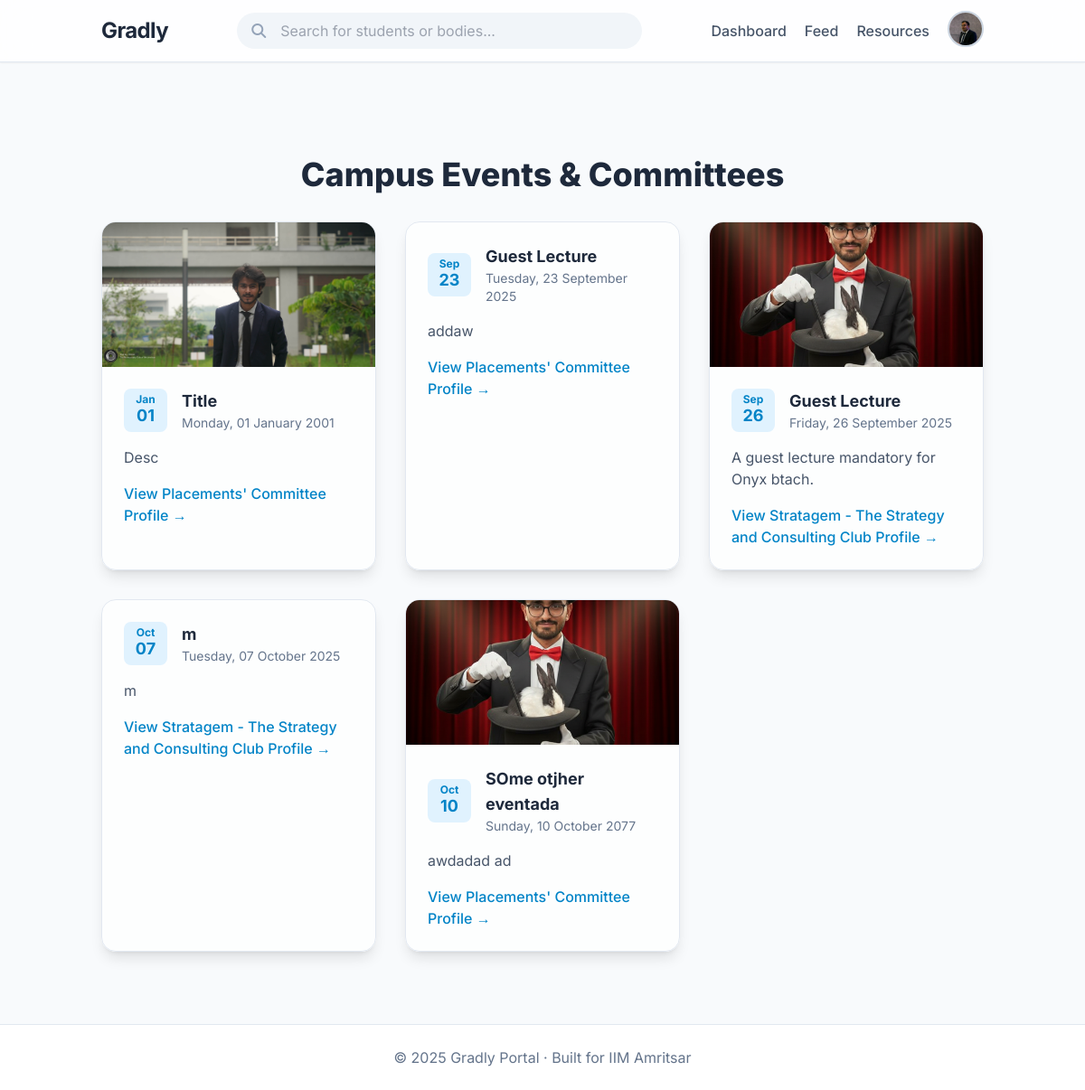
The app's page /events (signed in), older data.
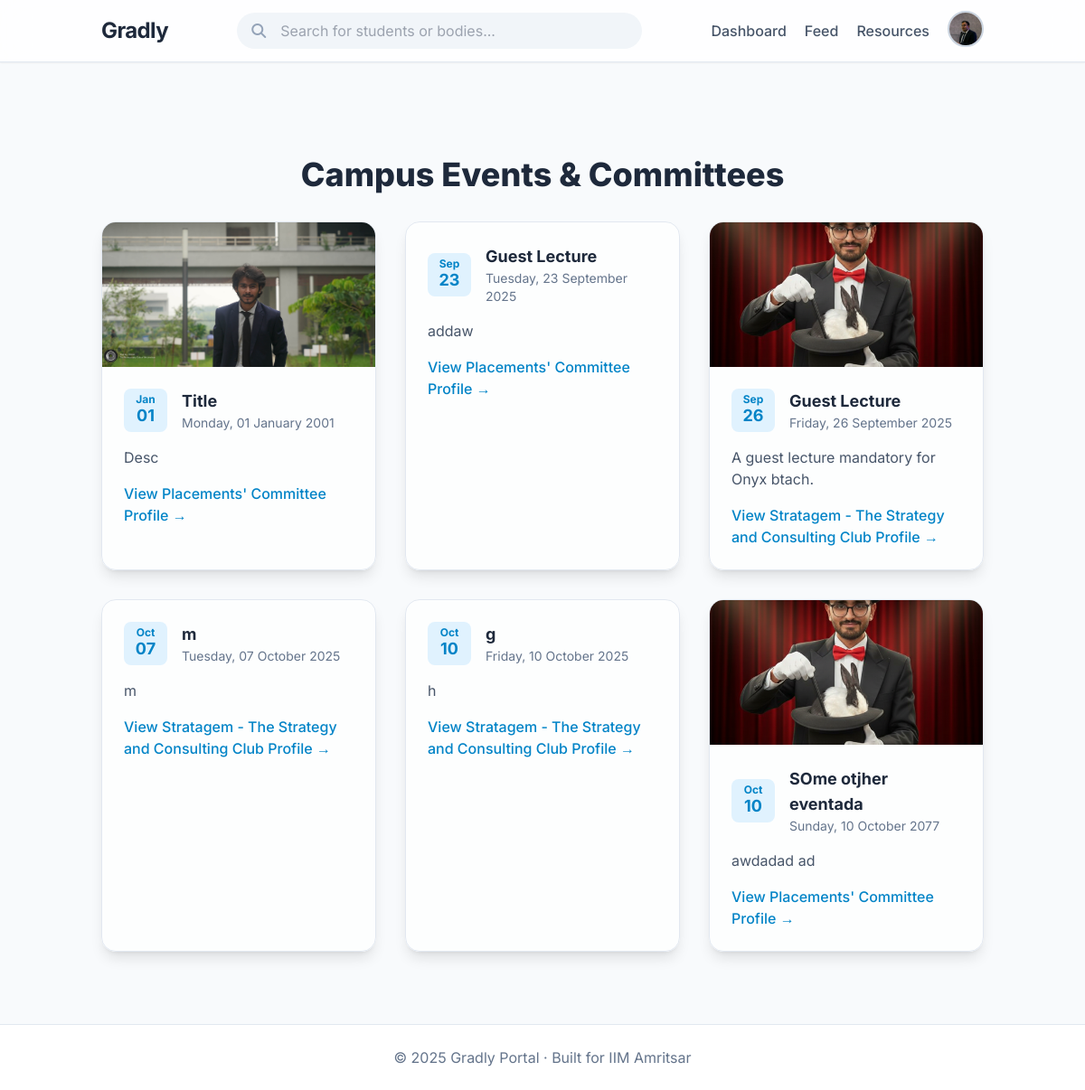
The same page, newer data.
### models.py (models this page shows, shortened)
class User(db.Model, UserMixin):
    id = db.Column(db.String(15), primary_key=True)
    name = db.Column(db.String(100), nullable=False)
    email = db.Column(db.String(120), unique=True, nullable=False)
    password = db.Column(db.String(200), nullable=False)
    cgpa = db.Column(db.Float, nullable=True)
    resume = db.Column(db.String(200), nullable=True)
    phone = db.Column(db.String(20), nullable=True)
    profile_pic = db.Column(db.String(200), nullable=True)
    show_email = db.Column(db.Boolean, default=True)
    show_phone = db.Column(db.Boolean, default=True)
    show_cgpa = db.Column(db.Boolean, default=True)
    work_experiences = db.relationship('WorkExperience', backref='user', lazy=True)
    internships = db.relationship('Internship', backref='user', lazy=True)
    certifications = db.relationship('Certification', backref='user', lazy=True)
    skills = db.relationship('Skill', backref='user', lazy=True)
    hobbies = db.relationship('Hobby', backref='user', lazy=True)
    comments = db.relationship("PostComment", backref="author", lazy=True, cascade="all, delete-orphan")
    votes = db.relationship("PostVote", backref="voter", lazy=True, cascade="all, delete-orphan")
    @property
    def user_type(self):
        return "student"

class BodyEvent(db.Model):
    id = db.Column(db.Integer, primary_key=True)
    title = db.Column(db.String(250), nullable=False)
    description = db.Column(db.Text, nullable=True)
    poster = db.Column(db.String(200), nullable=True)  # path in static/uploads/
    date = db.Column(db.DateTime, default=datetime.utcnow)
    body_id = db.Column(db.Integer, db.ForeignKey('student_body.id'), nullable=False)

class StudentBody(db.Model, UserMixin):
    id = db.Column(db.Integer, primary_key=True)
    name = db.Column(db.String(200), nullable=False)
    email = db.Column(db.String(200), unique=True, nullable=False)
    body_type = db.Column(db.String(100), nullable=True)
    description = db.Column(db.Text, nullable=True)
    password = db.Column(db.String(200), nullable=False)
    logo = db.Column(db.String(200), nullable=True)
    posts = db.relationship("StudentBodyPost", backref="student_body", lazy=True, cascade="all, delete-orphan")
    events = db.relationship("BodyEvent", backref="body", lazy=True, cascade="all, delete-orphan")

### routes/events.py (the view)
@events_bp.route('/events')
@login_required
def view_events():
    events = BodyEvent.query.order_by(BodyEvent.date.asc()).all()
    return render_template('view_events.html', events=events)

### app.py (called while the page is built)
@login_manager.user_loader
def load_user(user_id):
    if user_id.startswith("U_"):
        roll = user_id.split("_", 1)[1]   # keep string as-is
        return User.query.get(roll)
    elif user_id.startswith("B_"):
        body_id = user_id.split("_", 1)[1]
        return StudentBody.query.get(int(body_id))
    return None

@app.before_request
def create_tables():
    db.create_all()

### templates/view_events.html (shortened to what this page needs)
{% extends "base.html" %}
{% block content %}
<div class="max-w-5xl mx-auto py-12">
    <h1 class="text-4xl font-extrabold text-slate-800 mb-8 text-center">Campus Events & Committees</h1>
    <div class="grid md:grid-cols-2 lg:grid-cols-3 gap-8">
        {% for event in events %}
        <div
            class="bg-white/70 backdrop-blur-lg rounded-2xl shadow-lg border border-slate-200 overflow-hidden hover:shadow-2xl transition-all duration-300">
            {% if event.poster %}
            <img src="{{ url_for('static', filename=event.poster) }}" class="w-full h-40 object-cover"
                alt="Event Poster">
            {% endif %}
            <div class="p-6">
                <div class="flex items-center space-x-4 mb-4">
                    <div
                        class="flex-shrink-0 bg-sky-100 text-sky-600 h-12 w-12 rounded-lg flex flex-col items-center justify-center font-bold">
                        <span class="text-xs -mb-1">{{ event.date.strftime('%b') }}</span>
                        <span class="text-lg">{{ event.date.strftime('%d') }}</span>
                    </div>
                    <div>
                        <h3 class="text-lg font-bold text-slate-800">{{ event.title }}</h3>
                        <p class="text-slate-500 text-sm">{{ event.date.strftime('%A, %d %B %Y') }}</p>
                    </div>
                </div>
                <p class="text-slate-600 mb-4">{{ event.description[:120] }}</p>
                <a href="{{ url_for('studentbody.view_body', body_id=event.body_id) }}"
                    class="inline-block text-sky-600 hover:underline font-medium">
                    View {{ event.body.name }} Profile →
                </a>
            </div>
        </div>
        {% else %}
        <p class="text-slate-500 col-span-full text-center">No events are currently listed.</p>
        {% endfor %}
    </div>
</div>
{% endblock %}

### templates/base.html (shortened to what this page needs)
<!DOCTYPE html>
<html lang="en" class="scroll-smooth">
<head>
    <script src="https://cdn.tailwindcss.com"></script>
    <link rel="stylesheet" href="https://cdnjs.cloudflare.com/ajax/libs/font-awesome/6.5.2/css/all.min.css"
 />
</head>
<body class="bg-slate-50 text-slate-800 flex flex-col min-h-screen">
    <nav class="sticky top-0 z-50 bg-white/80 backdrop-blur-lg shadow-sm border-b border-slate-200">
        <div class="container mx-auto px-6 py-3 flex justify-between items-center">
            <a href="{% if current_user.is_authenticated and current_user.user_type == 'body' %}
                     {{ url_for('studentbody.body_home', body_id=current_user.id) }}
                  {% else %}
                     {{ url_for('home') }}
                  {% endif %}" class="text-2xl font-bold text-slate-800 tracking-tight">
                Gradly
            </a>
            {% if current_user.is_authenticated %}
            <div class="relative w-full max-w-md hidden md:block">
                <i class="fa fa-search absolute left-4 top-1/2 -translate-y-1/2 text-slate-400"></i>
                <input id="search-bar" type="text" placeholder="Search for students or bodies..."
                    class="w-full pl-12 pr-4 py-2 rounded-full bg-slate-100 border-transparent focus:outline-none focus:ring-2 focus:ring-sky-500 transition-all">
            </div>
            {% endif %}
            <div class="flex items-center space-x-5">
                {% if current_user.is_authenticated %}
                {% if current_user.user_type == "student" %}
                <a href="{{ url_for('dashboard.dashboard') }}"
                    class="text-slate-600 hover:text-sky-500 font-medium transition-colors">Dashboard</a>
                {% elif current_user.user_type == "body" %}
                <a href="{{ url_for('studentbody.body_dashboard', body_id=current_user.id) }}"
                    class="text-slate-600 hover:text-pink-500 font-medium transition-colors">Dashboard</a>
                {% endif %}
                <a href="{{ url_for('posts.feed') }}"
                    class="text-slate-600 hover:text-emerald-500 font-medium transition-colors">Feed</a>
                <a href="{{ url_for('resources.resources') }}"
                    class="text-slate-600 hover:text-sky-500 font-medium transition-colors">Resources</a>
                <div class="relative" x-data="{ open: false }">
                    <button @click="open = !open"
                        class="w-10 h-10 rounded-full overflow-hidden border-2 border-slate-300 focus:outline-none">
                        {% if current_user.profile_pic %}
                        <img src="{{ url_for('static', filename=current_user.profile_pic) }}" alt="Profile Picture"
                            class="w-full h-full object-cover">
                        {% else %}
                        <img src="{{ url_for('static', filename='default-profile.png') }}" alt="Default Picture"
                            class="w-full h-full object-cover">
                        {% endif %}
                    </button>
                </div>
                {% else %}
                <a href="{{ url_for('auth.login') }}"
                    class="text-slate-600 hover:text-sky-500 font-medium transition-colors">Login</a>
                <a href="{{ url_for('auth.register') }}"
                    class="bg-sky-500 text-white px-4 py-2 rounded-full text-sm font-semibold hover:bg-sky-600 transition-all duration-300">Register</a>
                {% endif %}
            </div>
        </div>
    </nav>
    <main class="container mx-auto px-6 py-8 flex-grow">
        <div class="content-fade-in">
            {% block content %}{% endblock %}
        </div>
    </main>
    <footer class="bg-white border-t border-slate-200 text-center py-6 mt-auto">
        <p class="text-slate-500">&copy; 2025 Gradly Portal · Built for IIM Amritsar</p>
    </footer>
</body>
</html>

### templates/base.html (style rules this page uses)
body { font-family: 'Inter', sans-serif; }
.content-fade-in { animation: fadeIn 0.6s ease-in-out forwards; }

Row changes from the older to the newer data that the page shows:
added BodyEvent: date "Oct", date "10", title "g", date "Friday, 10 October 2025", description "h", body.name "Stratagem - The Strategy and Consulting Club"
